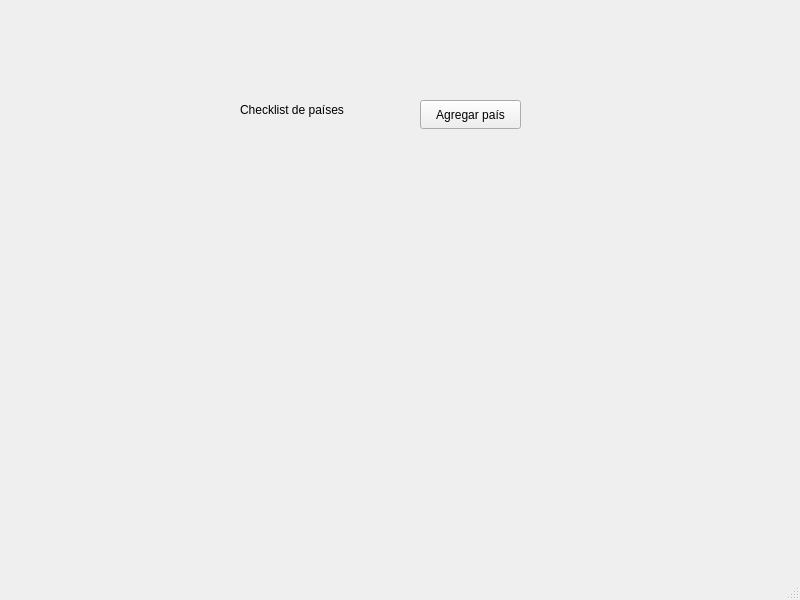
<?xml version="1.0" encoding="UTF-8"?>
<ui version="4.0">
 <class>MainWindow</class>
 <widget class="QMainWindow" name="MainWindow">
  <property name="geometry">
   <rect>
    <x>0</x>
    <y>0</y>
    <width>800</width>
    <height>600</height>
   </rect>
  </property>
  <property name="windowTitle">
   <string>MainWindow</string>
  </property>
  <widget class="QWidget" name="centralwidget">
   <widget class="QLabel" name="statusLabel">
    <property name="geometry">
     <rect>
      <x>240</x>
      <y>100</y>
      <width>131</width>
      <height>20</height>
     </rect>
    </property>
    <property name="text">
     <string>Checklist de países</string>
    </property>
   </widget>
   <widget class="QPushButton" name="addTaskButton">
    <property name="geometry">
     <rect>
      <x>420</x>
      <y>100</y>
      <width>101</width>
      <height>29</height>
     </rect>
    </property>
    <property name="text">
     <string>Agregar país</string>
    </property>
   </widget>
   <widget class="QWidget" name="verticalLayoutWidget">
    <property name="geometry">
     <rect>
      <x>150</x>
      <y>170</y>
      <width>501</width>
      <height>221</height>
     </rect>
    </property>
    <layout class="QVBoxLayout" name="tasksLayout"/>
   </widget>
  </widget>
  <widget class="QMenuBar" name="menubar">
   <property name="geometry">
    <rect>
     <x>0</x>
     <y>0</y>
     <width>800</width>
     <height>25</height>
    </rect>
   </property>
  </widget>
  <widget class="QStatusBar" name="statusbar"/>
 </widget>
 <resources/>
 <connections/>
</ui>
